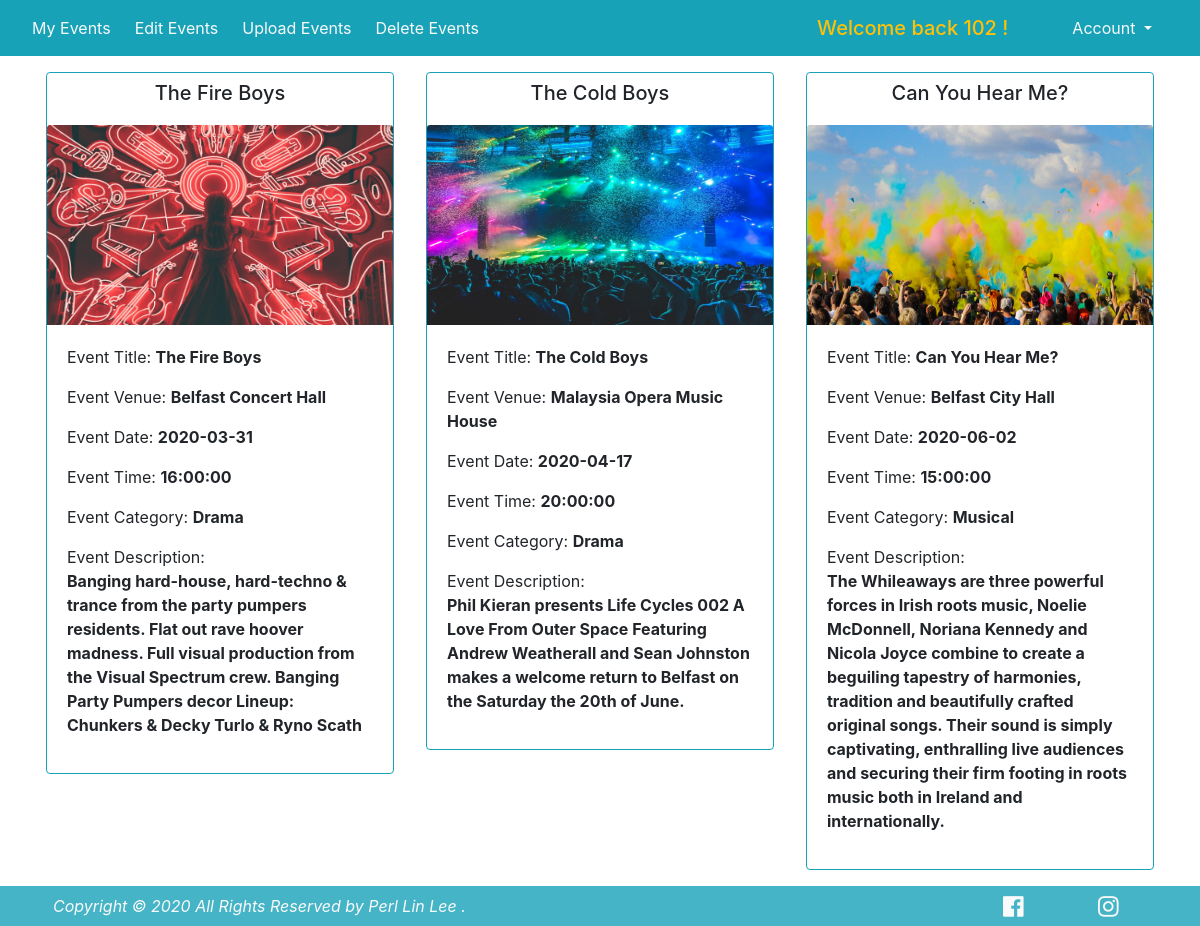
/venuemanager/index.php (signed in), run on an earlier commit of the app's database.
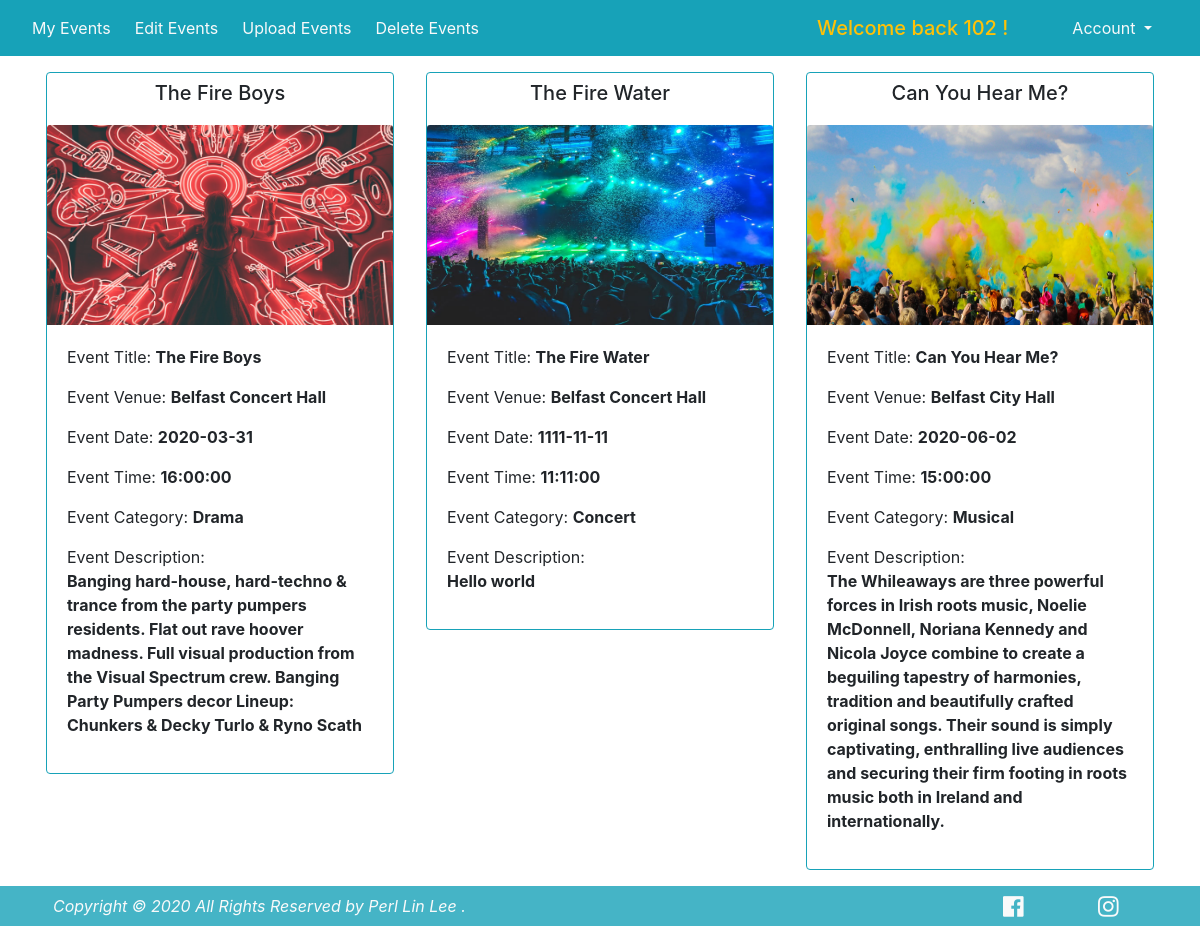
And on a later commit of the database.
### tables this page shows
CREATE TABLE `2020_event` (
  `eid` int(11) NOT NULL,
  `etitle` varchar(255) NOT NULL,
  `evenue` varchar(255) NOT NULL,
  `edes` longtext NOT NULL,
  `edate` date NOT NULL,
  `etime` time NOT NULL,
  `eimage` longtext NOT NULL,
  `ecatid` int(11) NOT NULL,
  `evmid` int(11) NOT NULL
);

CREATE TABLE `2020_eventcat` (
  `etid` int(11) NOT NULL,
  `etname` varchar(255) NOT NULL
);

### venuemanager/index.php (the view, shortened to what this page needs)
<?php
include("../conn.php");
if (isset($_SESSION['VMid_40245529'])) {
    $venuemanager = $_SESSION['VMid_40245529'];
}
$readquery = "SELECT 2020_event.eid, 2020_event.etitle, 2020_event.evenue, 2020_event.edes, 2020_event.edate, 2020_event.etime, 2020_event.eimage,
              2020_eventcat.etname, 2020_venuemanager.vmname FROM 2020_event
              INNER JOIN 2020_eventcat
              ON
              2020_event.ecatid= 2020_eventcat.etid
              INNER JOIN 2020_venuemanager
              ON
              2020_event.evmid= 2020_venuemanager.vmid
              WHERE 2020_venuemanager.vmid = '$venuemanager'";
$readresult = $conn->query($readquery);
?>
<html>
<?php
include("../layouts/venuemanager/head.php");
?>
<body>
    <?php
    include("../venuemanager/components/navbar.php")
    ?>
    <div class="container">
        <div class="row">
            <?php
            while ($rowread = $readresult->fetch_assoc()) {
                $eventtitle = $rowread['etitle'];
                $eventvenue = $rowread['evenue'];
                $eventdes = $rowread['edes'];
                $eventdate = $rowread['edate'];
                $eventtime = $rowread['etime'];
                $eventimage = $rowread['eimage'];
                $eventcategory = $rowread['etname'];
            ?>
                <div class="col-4 p-3">
                    <div class="card border-info">
                        <div class="text-center p-2">
                            <h5 class="card-title"><?php echo $eventtitle ?></h5>
                        </div>
                        <img class="card-img-top" src="<?php echo "../image/$eventimage" ?>" alt="Card image cap" height="200px" width="200px">
                        <div class="card-body">
                            <p class="card-text">Event Title: <b><?php echo $eventtitle ?></b></p>
                            <p class="card-text">Event Venue: <b><?php echo $eventvenue ?></b></p>
                            <p class="card-text">Event Date: <b><?php echo $eventdate ?></b></p>
                            <p class="card-text">Event Time: <b><?php echo $eventtime ?></b></p>
                            <p class="card-text">Event Category: <b><?php echo $eventcategory ?></b></p>
                            <p class="card-text mb-0">Event Description:</p>
                            <p><b><?php echo $eventdes ?></b></p>
                        </div>
                    </div>
                </div>
            <?php } ?>
        </div>
    </div>
    <?php
    include("../venuemanager/components/footer.php")
    ?>
</body>
</html>

### layouts/venuemanager/head.php (shortened to what this page needs)
<head>
    <link rel="stylesheet" href="https://stackpath.bootstrapcdn.com/bootstrap/4.4.1/css/bootstrap.min.css">
    <link rel="stylesheet" href="../layouts/venuemanager/styles/styles.css">
    <link rel="stylesheet" href="https://cdnjs.cloudflare.com/ajax/libs/font-awesome/4.7.0/css/font-awesome.min.css">
</head>

### venuemanager/components/navbar.php (shortened to what this page needs)
<?php
if (isset($_SESSION['VMid_40245529'])) {
    $venuemanager = $_SESSION['VMid_40245529'];
}
?>
<nav id="vmNav" class="navbar navbar-expand-lg navbar-info bg-info">
    <div class="collapse navbar-collapse" id="navbarSupportedContent">
        <ul class="navbar-nav mr-auto">
            <li class="nav-item pl-2">
                <a class="nav-link text-light" href="index.php">My Events <span class="sr-only">(current)</span></a>
            </li>
            <li class="nav-item pl-2">
                <a class="nav-link text-light" href="vmedit.php">Edit Events</a>
            </li>
            <li class="nav-item pl-2">
                <a class="nav-link text-light" href="vmupload.php">Upload Events</a>
            </li>
            <li class="nav-item pl-2">
                <a class="nav-link text-light" href="vmdelete.php">Delete Events</a>
            </li>
        </ul>
        <h5 class="text-warning m-0">Welcome back <?php echo "$venuemanager"; ?> !</h5>
        <div id="vmNavDropdown" class="nav-item dropdown pl-5 pr-3">
            <a class="nav-link dropdown-toggle text-light" href="#" id="navbarDropdown" role="button" data-toggle="dropdown" aria-haspopup="true" aria-expanded="false">
                Account
            </a>
        </div>
    </div>
</nav>

### venuemanager/components/footer.php (shortened to what this page needs)
<footer>
    <div id="vmFooter" class="bg-info w-100">
        <div class="container">
            <div class="row">
                <div class="col-10">
                    <div class="copyright-text text-light m-2"><i>Copyright &copy; 2020 All Rights Reserved by
                            Perl Lin Lee .</i>
                    </div>
                </div>
                <div class="col-1">
                    <a class="text-light" href="https://www.facebook.com/perllin">
                        <div class="p-2"> <i class="fa fa-facebook-official" style="font-size:24px"></i></div>
                    </a>
                </div>
                <div class="col-1">
                    <a class=" text-light" href="https://www.instagram.com/leeperllin/">
                        <div class="p-2"> <i class="fa fa-instagram" style="font-size:24px"></i></div>
                    </a>
                </div>
            </div>
        </div>
    </div>
</footer>

### layouts/venuemanager/styles/styles.css (style rules this page uses)
#vmNav { height: 7%; }
#vmFooter { height: 5%; opacity: 0.8; }

What changed in the data, as far as the page shows it:
changed 2020_event: etitle "The Cold Boys" → "The Fire Water"; evenue "Malaysia Opera Music House" → "Belfast Concert Hall"; edate "2020-04-17" → "1111-11-11"; etime "20:00:00" → "11:11:00"; ecatid.etname "Drama" → "Concert"; edes "Phil Kieran presents Life Cycles 002 A Love From Outer Space Featuring Andrew Weatherall and Sean Johnston makes a welcome return to Belfast on the Saturday the 20th of June." → "Hello world"
